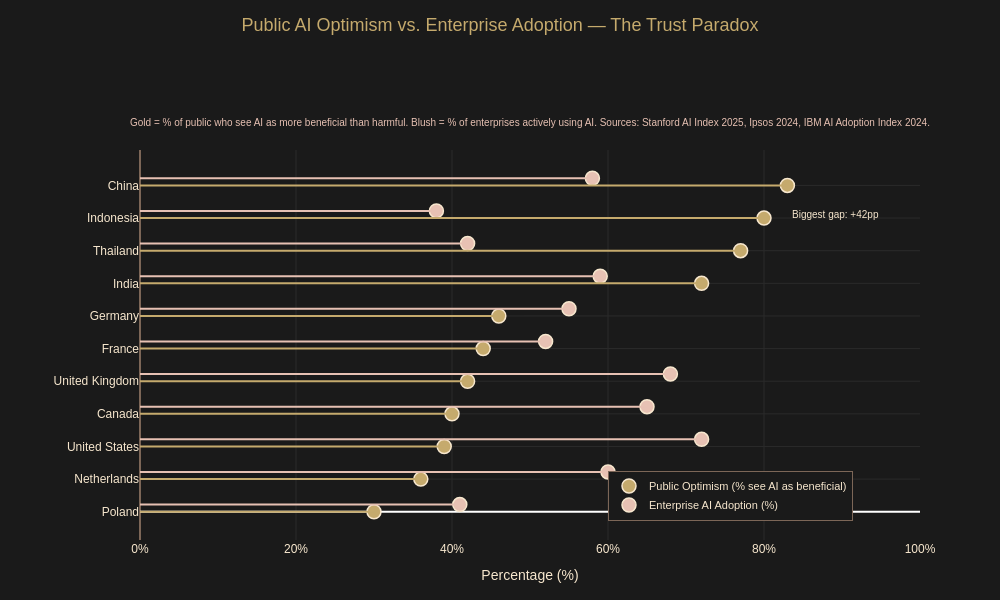

Notebook cell for this chart:
### Code cell
# ══════════════════════════════════════════════════════════════════════════════
# CELL 16 — Load and Clean Sentiment Data
# ══════════════════════════════════════════════════════════════════════════════

import pandas as pd
from assets.evelora_theme import COLORS, PALETTE, BACKGROUND

# Load — skip 2 header rows
df_sent = pd.read_csv(
    "E:/EVELORA/evelora-ai-adoption-index/data/raw/6_Public_Sentiment_By_Country.csv",
    skiprows=2
)

# Rename columns
df_sent.columns = ["Country", "Beneficial", "Job_Change", "Job_Fear", "Notes"]

# Drop footer rows and Global Average (it's not a country)
df_sent = df_sent[~df_sent["Country"].isin(["Global Average"])].copy()
df_sent = df_sent.dropna(subset=["Country"])
df_sent = df_sent[~df_sent["Country"].str.startswith("SOURCE")]

# Convert sentiment to a clean percentage (data is stored as 0.83, we want 83)
df_sent["Beneficial"] = pd.to_numeric(df_sent["Beneficial"], errors="coerce")
df_sent["Sentiment_pct"] = (df_sent["Beneficial"] * 100).round(1)
df_sent = df_sent.dropna(subset=["Sentiment_pct"])

# Add AI Adoption % per country (IBM AI Adoption Index 2024 + McKinsey 2024)
adoption_map = {
    "China": 58, "India": 59, "Indonesia": 38, "Thailand": 42,
    "Germany": 55, "France": 52, "United Kingdom": 68,
    "Canada": 65, "United States": 72, "Netherlands": 60, "Poland": 41,
}
df_sent["Adoption_pct"] = df_sent["Country"].map(adoption_map)

# Sort by sentiment high to low — this is the ranking that tells the story
df_sent = df_sent.sort_values("Sentiment_pct", ascending=True).reset_index(drop=True)

# Quick check
print(df_sent[["Country", "Sentiment_pct", "Adoption_pct"]].to_string())
print(f"\nTotal countries: {len(df_sent)} — ready for Cell 17.")


# ══════════════════════════════════════════════════════════════════════════════
# CELL 17 — Chart 7: Sentiment vs Adoption — Animated Lollipop + Dot Comparison
# ══════════════════════════════════════════════════════════════════════════════
# Chart type: Dual lollipop chart — TWO metrics side by side per country
# Why lollipop: never used before in this project, clean, modern, readable
# The story: countries with highest AI optimism are NOT the biggest adopters
# This is the most counterintuitive finding in the whole project

import plotly.graph_objects as go

fig7 = go.Figure()

countries   = df_sent["Country"].tolist()
sentiment   = df_sent["Sentiment_pct"].tolist()
adoption    = df_sent["Adoption_pct"].tolist()
y_positions = list(range(len(countries)))

# ── Sentiment lollipops (gold) — left side stems ──────────────────────────────

# Stems (the lines)
for i, (s, a) in enumerate(zip(sentiment, adoption)):
    # Sentiment stem: from 0 to sentiment value
    fig7.add_shape(
        type="line",
        x0=0, x1=s, y0=i, y1=i,
        line=dict(color=COLORS["gold"], width=2),
    )
    # Adoption stem: from 0 to adoption value (on same axis, offset trick using scatter)

# Sentiment dots
fig7.add_trace(go.Scatter(
    x=sentiment,
    y=y_positions,
    mode="markers",
    name="Public Optimism (% see AI as beneficial)",
    marker=dict(color=COLORS["gold"], size=14, line=dict(color=COLORS["cream"], width=1.5)),
    hovertemplate="<b>%{customdata}</b><br>AI Optimism: %{x}%<extra></extra>",
    customdata=countries,
))

# ── Adoption lollipops (blush) ────────────────────────────────────────────────

for i, a in enumerate(adoption):
    fig7.add_shape(
        type="line",
        x0=0, x1=a, y0=i + 0.22, y1=i + 0.22,
        line=dict(color=COLORS["blush"], width=2),
    )

fig7.add_trace(go.Scatter(
    x=adoption,
    y=[p + 0.22 for p in y_positions],   # offset slightly so lines don't overlap
    mode="markers",
    name="Enterprise AI Adoption (%)",
    marker=dict(color=COLORS["blush"], size=14, line=dict(color=COLORS["cream"], width=1.5)),
    hovertemplate="<b>%{customdata}</b><br>Enterprise Adoption: %{x}%<extra></extra>",
    customdata=countries,
))

# ── Gap annotation — highlight the most striking gaps ─────────────────────────

# Find the country with the biggest gap between optimism and adoption
df_sent["Gap"] = df_sent["Adoption_pct"] - df_sent["Sentiment_pct"]
biggest_gap_idx = df_sent["Gap"].abs().idxmax()
gap_country = df_sent.loc[biggest_gap_idx, "Country"]
gap_val = df_sent.loc[biggest_gap_idx, "Gap"]
gap_sent = df_sent.loc[biggest_gap_idx, "Sentiment_pct"]
gap_adop = df_sent.loc[biggest_gap_idx, "Adoption_pct"]

fig7.add_annotation(
    x=max(gap_sent, gap_adop) + 4,
    y=biggest_gap_idx + 0.11,
    text=f"Biggest gap: +{abs(gap_val):.0f}pp",
    showarrow=True,
    arrowhead=2,
    arrowcolor=COLORS["cream"],
    font=dict(color=COLORS["cream"], size=10),
    ax=40, ay=0,
)

# ── Layout ────────────────────────────────────────────────────────────────────

fig7.update_layout(
    paper_bgcolor=BACKGROUND,
    plot_bgcolor=BACKGROUND,
    height=600,
    width=1000,
    margin=dict(l=140, r=80, t=150, b=60),
    font=dict(color=COLORS["cream"], size=12, family="Arial"),

    title=dict(
        text="Public AI Optimism vs. Enterprise Adoption — The Trust Paradox",
        font=dict(color=COLORS["gold"], size=18),
        x=0.5, xanchor="center", y=0.97,
    ),

    xaxis=dict(
        title="Percentage (%)",
        color=COLORS["cream"],
        gridcolor="#2a2a2a",
        zeroline=True,
        zerolinecolor=COLORS["dark"],
        ticksuffix="%",
        range=[0, 100],
    ),

    yaxis=dict(
        tickvals=y_positions,
        ticktext=countries,
        color=COLORS["cream"],
        gridcolor="#2a2a2a",
    ),

    legend=dict(
        bgcolor=BACKGROUND,
        bordercolor=COLORS["dark"],
        borderwidth=1,
        font=dict(color=COLORS["cream"], size=11),
        x=0.60, y=0.05,
    ),

    # Animate on hover with transition
    hovermode="closest",
)

# Subtitle
fig7.add_annotation(
    text=(
        "Gold = % of public who see AI as more beneficial than harmful. "
        "Blush = % of enterprises actively using AI. "
        "Sources: Stanford AI Index 2025, Ipsos 2024, IBM AI Adoption Index 2024."
    ),
    xref="paper", yref="paper",
    x=0.5, y=1.09,
    showarrow=False,
    font=dict(color=COLORS["blush"], size=10),
    align="center",
)

fig7.show()

fig7.write_html("../assets/chart7_sentiment_vs_adoption.html")
print("Chart 7 saved — chart7_sentiment_vs_adoption.html")

### Figure 1 — Plotly figure (JSON) as saved in the notebook; plotly's stock layout.template omitted (floating-point values rounded to 4 significant figures)
{"data": [{"customdata": ["Poland", "Netherlands", "United States", "Canada", "United Kingdom", "France", "Germany", "India", "Thailand", "Indonesia", "China"], "hovertemplate": "<b>%{customdata}</b><br>AI Optimism: %{x}%<extra></extra>", "marker": {"color": "#C5AA6D", "line": {"color": "#F7E7CE", "width": 1.5}, "size": 14}, "mode": "markers", "name": "Public Optimism (% see AI as beneficial)", "type": "scatter", "x": [30, 36, 39, 40, 42, 44, 46, 72, 77, 80, 83], "y": [0, 1, 2, 3, 4, 5, 6, 7, 8, 9, 10]}, {"customdata": ["Poland", "Netherlands", "United States", "Canada", "United Kingdom", "France", "Germany", "India", "Thailand", "Indonesia", "China"], "hovertemplate": "<b>%{customdata}</b><br>Enterprise Adoption: %{x}%<extra></extra>", "marker": {"color": "#E7C1B3", "line": {"color": "#F7E7CE", "width": 1.5}, "size": 14}, "mode": "markers", "name": "Enterprise AI Adoption (%)", "type": "scatter", "x": [41, 60, 72, 65, 68, 52, 55, 59, 42, 38, 58], "y": [0.22, 1.22, 2.22, 3.22, 4.22, 5.22, 6.22, 7.22, 8.22, 9.22, 10.22]}], "layout": {"annotations": [{"arrowcolor": "#F7E7CE", "arrowhead": 2, "ax": 40, "ay": 0, "font": {"color": "#F7E7CE", "size": 10}, "showarrow": true, "text": "Biggest gap: +42pp", "x": 84, "y": 9.11}, {"align": "center", "font": {"color": "#E7C1B3", "size": 10}, "showarrow": false, "text": "Gold = % of public who see AI as more beneficial than harmful. Blush = % of enterprises actively using AI. Sources: Stanford AI Index 2025, Ipsos 2024, IBM AI Adoption Index 2024.", "x": 0.5, "xref": "paper", "y": 1.09, "yref": "paper"}], "font": {"color": "#F7E7CE", "family": "Arial", "size": 12}, "height": 600, "hovermode": "closest", "legend": {"bgcolor": "#1a1a1a", "bordercolor": "#7C6657", "borderwidth": 1, "font": {"color": "#F7E7CE", "size": 11}, "x": 0.6, "y": 0.05}, "margin": {"b": 60, "l": 140, "r": 80, "t": 150}, "paper_bgcolor": "#1a1a1a", "plot_bgcolor": "#1a1a1a", "shapes": [{"line": {"color": "#C5AA6D", "width": 2}, "type": "line", "x0": 0, "x1": 30, "y0": 0, "y1": 0}, {"line": {"color": "#C5AA6D", "width": 2}, "type": "line", "x0": 0, "x1": 36, "y0": 1, "y1": 1}, {"line": {"color": "#C5AA6D", "width": 2}, "type": "line", "x0": 0, "x1": 39, "y0": 2, "y1": 2}, {"line": {"color": "#C5AA6D", "width": 2}, "type": "line", "x0": 0, "x1": 40, "y0": 3, "y1": 3}, {"line": {"color": "#C5AA6D", "width": 2}, "type": "line", "x0": 0, "x1": 42, "y0": 4, "y1": 4}, {"line": {"color": "#C5AA6D", "width": 2}, "type": "line", "x0": 0, "x1": 44, "y0": 5, "y1": 5}, {"line": {"color": "#C5AA6D", "width": 2}, "type": "line", "x0": 0, "x1": 46, "y0": 6, "y1": 6}, {"line": {"color": "#C5AA6D", "width": 2}, "type": "line", "x0": 0, "x1": 72, "y0": 7, "y1": 7}, {"line": {"color": "#C5AA6D", "width": 2}, "type": "line", "x0": 0, "x1": 77, "y0": 8, "y1": 8}, {"line": {"color": "#C5AA6D", "width": 2}, "type": "line", "x0": 0, "x1": 80, "y0": 9, "y1": 9}, {"line": {"color": "#C5AA6D", "width": 2}, "type": "line", "x0": 0, "x1": 83, "y0": 10, "y1": 10}, {"line": {"color": "#E7C1B3", "width": 2}, "type": "line", "x0": 0, "x1": 41, "y0": 0.22, "y1": 0.22}, {"line": {"color": "#E7C1B3", "width": 2}, "type": "line", "x0": 0, "x1": 60, "y0": 1.22, "y1": 1.22}, {"line": {"color": "#E7C1B3", "width": 2}, "type": "line", "x0": 0, "x1": 72, "y0": 2.22, "y1": 2.22}, {"line": {"color": "#E7C1B3", "width": 2}, "type": "line", "x0": 0, "x1": 65, "y0": 3.22, "y1": 3.22}, {"line": {"color": "#E7C1B3", "width": 2}, "type": "line", "x0": 0, "x1": 68, "y0": 4.22, "y1": 4.22}, {"line": {"color": "#E7C1B3", "width": 2}, "type": "line", "x0": 0, "x1": 52, "y0": 5.22, "y1": 5.22}, {"line": {"color": "#E7C1B3", "width": 2}, "type": "line", "x0": 0, "x1": 55, "y0": 6.22, "y1": 6.22}, {"line": {"color": "#E7C1B3", "width": 2}, "type": "line", "x0": 0, "x1": 59, "y0": 7.22, "y1": 7.22}, {"line": {"color": "#E7C1B3", "width": 2}, "type": "line", "x0": 0, "x1": 42, "y0": 8.22, "y1": 8.22}, {"line": {"color": "#E7C1B3", "width": 2}, "type": "line", "x0": 0, "x1": 38, "y0": 9.22, "y1": 9.22}, {"line": {"color": "#E7C1B3", "width": 2}, "type": "line", "x0": 0, "x1": 58, "y0": 10.22, "y1": 10.22}], "title": {"font": {"color": "#C5AA6D", "size": 18}, "text": "Public AI Optimism vs. Enterprise Adoption — The Trust Paradox", "x": 0.5, "xanchor": "center", "y": 0.97}, "width": 1000, "xaxis": {"color": "#F7E7CE", "gridcolor": "#2a2a2a", "range": [0, 100], "ticksuffix": "%", "title": {"text": "Percentage (%)"}, "zeroline": true, "zerolinecolor": "#7C6657"}, "yaxis": {"color": "#F7E7CE", "gridcolor": "#2a2a2a", "ticktext": ["Poland", "Netherlands", "United States", "Canada", "United Kingdom", "France", "Germany", "India", "Thailand", "Indonesia", "China"], "tickvals": [0, 1, 2, 3, 4, 5, 6, 7, 8, 9, 10]}}}
